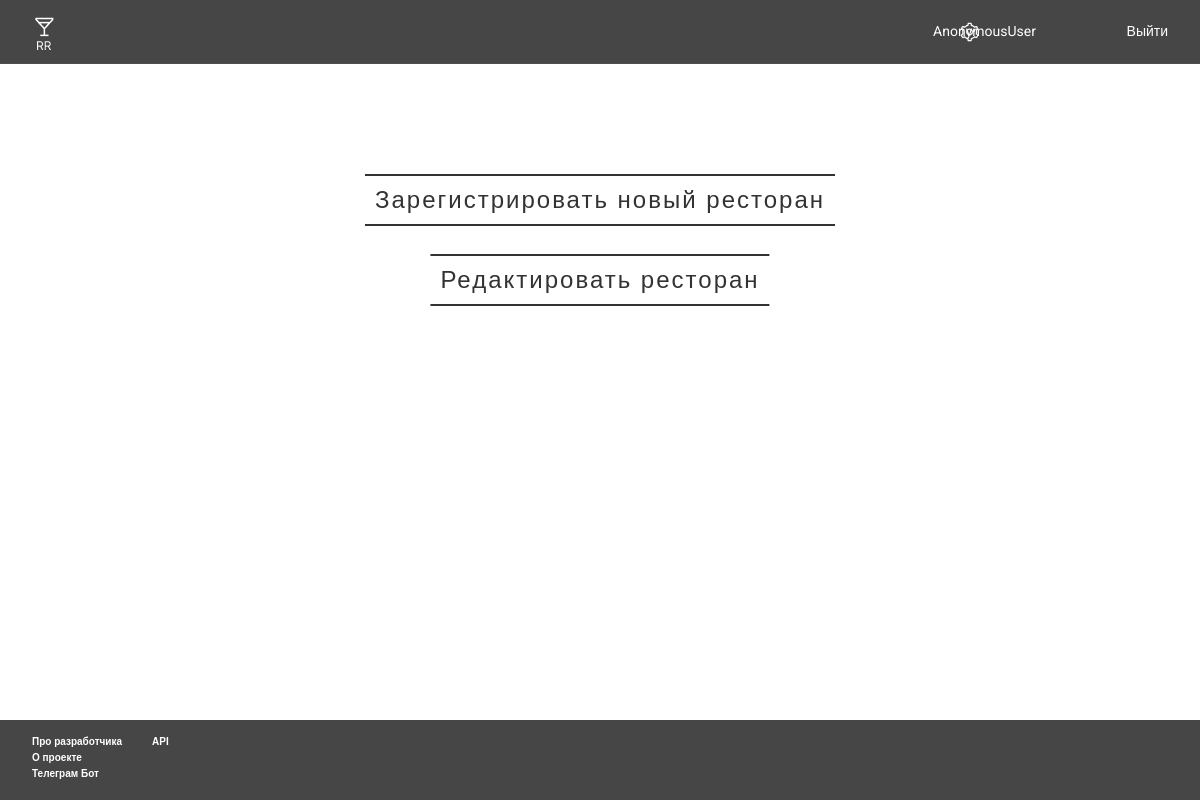
Screenshot of /setting_user/ with the database file from the repository.
### app/models.py (models this page shows)
class ui_elements(models.Model):
    background=models.ImageField(upload_to='ui_bac_image/')
    header=models.ImageField(upload_to='ui_png/')
    ico_header=models.ImageField(upload_to='ico_header/')
    ico_setting_header = models.ImageField(upload_to='ico_header/',null=True)
    f_image = models.ImageField(upload_to='f_image/')
    complete_image=models.ImageField(upload_to="complete_image/",blank=True)
    new_restaurant_setting_img=models.ImageField(upload_to="setting_img/",blank=True)
    edit_restaurant_setting_img = models.ImageField(upload_to="setting_img/", blank=True)
    user_setting_img = models.ImageField(upload_to="setting_img/", blank=True)
    support_setting_img=models.ImageField(upload_to="setting_img/", blank=True)

### app/views.py (the view)
# urls.py: path("setting_user/",setting_user,name="setting_user"),
def setting_user(request):
    back_img=ui_elements.objects.all()
    res = Restaurant.objects.all()
    user = request.user
    context={
        "back_img":back_img,
        "user":user,
        "res":res,
    }
    return render(request,"setting_user.html",context)

### app/templates/setting_user.html (shortened to what this page needs)
<!DOCTYPE html>
{%load static%}
<html lang="en">
<head>
    <link rel='stylesheet' href="{% static 'css/setting_userv4.css' %}">
</head>
<body>
    <div class="container">
        {% for i in back_img %}
            <img class='headers' src="{{i.header.url}}" >
            <img class='icoheaders' src="{{i.ico_header.url}}" >
            <img class='ico_setting_headers' src="{{i.ico_setting_header.url}}" >
            <div class="btn_logout">
                <a href={% url 'start_page' %} class="btn_logout_txt" style="text-decoration: none;" >Выйти</a>
                <div class="user_setting">
                        <a href={% url 'setting_user' %}  class="user_btn" style="text-decoration: none;">{{ user}}</a>
                </div>
                {% endfor %}
        </div>
    </div>
    <div class="wrapper">
        <a class="wrapper_txt" onclick="register_new_restaurant()">Зарегистрировать новый ресторан</a>
      </div>
    <div class="wrapper2">
        <a class="wrapper_txt2" onclick="edit_my_restaurant()">Редактировать ресторан</a>
      </div>
            <div class="footer">
                {% for i in back_img %}
                    <img class="footer_img" src="{{i.f_image.url}}">
                    <div class="footer_btn">
                        <h1 class="text_footer_dev">Про разработчика</h1>
                        <h1 class="text_footer_project"> О проекте</h1>
                        <h1 class="text_footer_telegram">Телеграм Бот</h1>
                        <h1 class="text_footer_api">API</h1>
                {% endfor %}
            </div>
</body>
</html>

### app/static/css/setting_userv4.css (style rules this page uses)
* { margin: 0; padding: 0; }
body { background: #ffffff; }
.container { position: relative; min-height: 100%; margin: 0; padding: 0; }
.container .headers { position: fixed; margin: 0; padding: 0; height: 64px; width: 100%; }
.container .ico_setting_headers { position: absolute; margin:0; height: 20px; width: 20px; right: 220px; top: 22px; }
.container .icoheaders { position: absolute; margin:0; height: 16; width: 16; top: 14px; left: 32px; }
.container .btn_logout { position: absolute; margin-right: 0em; margin-left: 0em; right: 32px; top: 22px; }
.container .btn_logout .btn_logout_txt { font-size: 14px; color: #ffffff; font-weight: normal; font-family: 'Roboto', sans-serif; }
.container .user_setting { position: absolute; margin-right: 0em; margin-left: 0em; right: 132px; top: 0px; }
.container .user_setting .user_btn { font-size: 14px; color: #ffffff; font-weight: normal; font-family: 'Roboto', sans-serif; }
.footer { position: fixed; bottom: 0%; width: 100%; height: 80px; background-color: #f5f5f5; margin: 0; padding: 0; }
.footer .footer_img { position: fixed; margin: 0; padding: 0; height: 100px; width: 100%; }
.footer .footer_btn .text_footer_dev { position: absolute; font-size: 10px; font-family: 'Roboto Light 300', sans-serif; color: white; left: 32px; top: 16px; cursor: pointer; }
.footer .footer_btn .text_footer_project { position: absolute; font-size: 10px; font-family: 'Roboto Light 300', sans-serif; color: white; left: 32px; top: 32px; cursor: pointer; }
.footer .footer_btn .text_footer_telegram { position: absolute; font-size: 10px; font-family: 'Roboto Light 300', sans-serif; color: white; left: 32px; top: 48px; cursor: pointer; }
.footer .footer_btn .text_footer_api { position: absolute; font-size: 10px; font-family: 'Roboto Light 300', sans-serif; color: white; left: 152px; top: 16px; cursor: pointer; }
.wrapper { position: fixed; top: 25%; left: 50%; transform: translate(-50%, -50%); }
.wrapper_txt { display: block; font-size: 24px; font-family: sans-serif; text-decoration: none; color: #333; border-top: 2px solid #333; border-bottom: 2px solid #333; padding: 10px; letter-spacing: 2px; transition: all .25s; }
.wrapper2 { position: fixed; top: 35%; left: 50%; transform: translate(-50%, -50%); }
.wrapper_txt2 { display: block; font-size: 24px; font-family: sans-serif; text-decoration: none; color: #333; border-top: 2px solid #333; border-bottom: 2px solid #333; padding: 10px; letter-spacing: 2px; transition: all .25s; }

### rows the page displays
ui_elements: header (picture), ico_header (picture), ico_setting_header (picture), user "AnonymousUser", f_image (picture)
